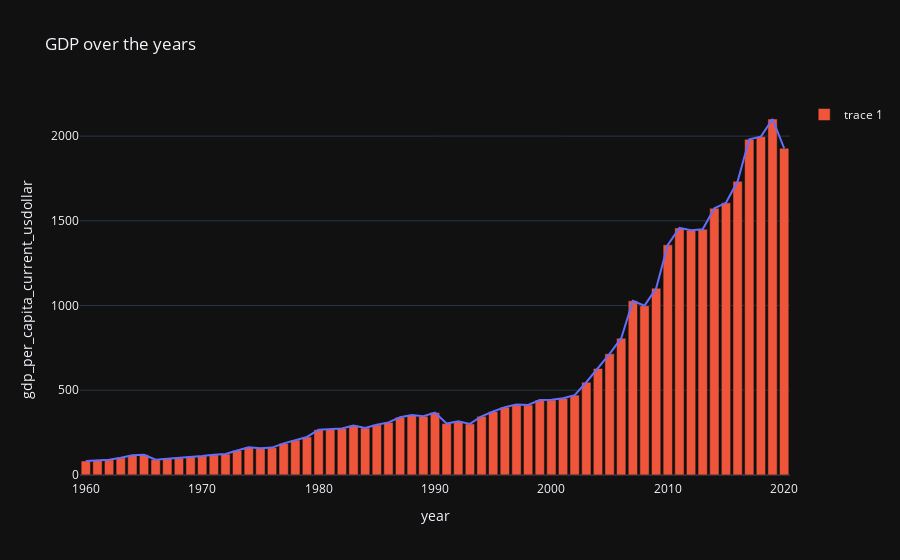

The cell this chart's notebook holds for it:
### Code cell
fig = px.line(df, x='year', y='gdp_per_capita_current_usdollar',
              title='GDP over the years')
fig.add_bar(x=df['year'], y=df['gdp_per_capita_current_usdollar'])
fig.show()

### Figure 1 — Plotly figure (JSON) as saved in the notebook; plotly's stock layout.template omitted (floating-point values rounded to 4 significant figures)
{"data": [{"hovertemplate": "year=%{x}<br>gdp_per_capita_current_usdollar=%{y}<extra></extra>", "legendgroup": "", "line": {"color": "#636efa", "dash": "solid"}, "marker": {"symbol": "circle"}, "mode": "lines", "name": "", "orientation": "v", "showlegend": false, "type": "scatter", "x": [1960, 1961, 1962, 1963, 1964, 1965, 1966, 1967, 1968, 1969, 1970, 1971, 1972, 1973, 1974, 1975, 1976, 1977, 1978, 1979, 1980, 1981, 1982, 1983, 1984, 1985, 1986, 1987, 1988, 1989, 1990, 1991, 1992, 1993, 1994, 1995, 1996, 1997, 1998, 1999, 2000, 2001, 2002, 2003, 2004, 2005, 2006, 2007, 2008, 2009, 2010, 2011, 2012, 2013, 2014, 2015, 2016, 2017, 2018, 2019, 2020], "xaxis": "x", "y": [82, 85, 90, 101, 116, 119, 90, 96, 100, 108, 112, 119, 123, 144, 163, 158, 161, 186, 206, 224, 267, 270, 274, 291, 277, 296, 310, 340, 354, 346, 368, 303, 317, 301, 346, 374, 400, 415, 413, 442, 443, 452, 471, 547, 628, 715, 807, 1028, 999, 1102, 1358, 1458, 1444, 1450, 1574, 1606, 1733, 1981, 1997, 2101, 1928], "yaxis": "y"}, {"type": "bar", "x": [1960, 1961, 1962, 1963, 1964, 1965, 1966, 1967, 1968, 1969, 1970, 1971, 1972, 1973, 1974, 1975, 1976, 1977, 1978, 1979, 1980, 1981, 1982, 1983, 1984, 1985, 1986, 1987, 1988, 1989, 1990, 1991, 1992, 1993, 1994, 1995, 1996, 1997, 1998, 1999, 2000, 2001, 2002, 2003, 2004, 2005, 2006, 2007, 2008, 2009, 2010, 2011, 2012, 2013, 2014, 2015, 2016, 2017, 2018, 2019, 2020], "y": [82, 85, 90, 101, 116, 119, 90, 96, 100, 108, 112, 119, 123, 144, 163, 158, 161, 186, 206, 224, 267, 270, 274, 291, 277, 296, 310, 340, 354, 346, 368, 303, 317, 301, 346, 374, 400, 415, 413, 442, 443, 452, 471, 547, 628, 715, 807, 1028, 999, 1102, 1358, 1458, 1444, 1450, 1574, 1606, 1733, 1981, 1997, 2101, 1928]}], "layout": {"legend": {"tracegroupgap": 0}, "title": {"text": "GDP over the years"}, "xaxis": {"anchor": "y", "domain": [0, 1], "title": {"text": "year"}}, "yaxis": {"anchor": "x", "domain": [0, 1], "title": {"text": "gdp_per_capita_current_usdollar"}}}}
